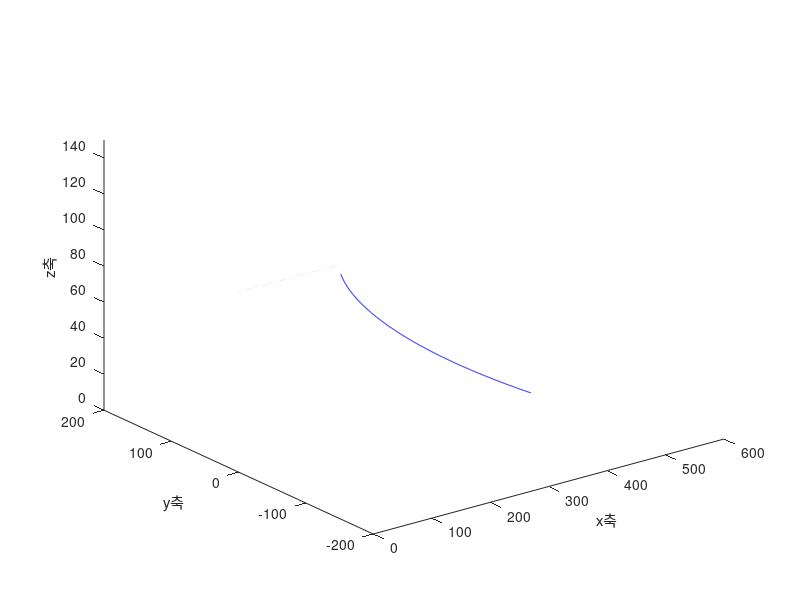

This chart was generated by the following MATLAB code:
%term_project20230606.m 지대공 미사일 방어 시뮬레이션 스크립트

height_fighter=100;%전투기의 좌표z값
Speed_fighter=30; %전투기의 속도값 (정확도를 위해 임의의 값으로 나눔)
fighter=[0,0,height_fighter];%전투기의 좌표
fighter_startpoint=[fighter(1),fighter(2),fighter(3)];%시작지점

location_missile=500; %미사일의 좌표 x값
Speed_misssile=60; %미사일 속도값 (정확도를 위해 임의의 값으로 나눔)
missile=[location_missile,0,0];%미사일 좌표
missile_startpoint=[missile(1),missile(2),missile(3)];%미사일 시작지점

distance=sqrt(((missile(1)-fighter(1))^2+((missile(2)-fighter(2))^2))+((missile(3)-fighter(3))^2));%전투기와 미사일의 거리

while distance>5

    x_f=linspace(fighter_startpoint(1),fighter(1),5);
    y_f=linspace(fighter_startpoint(2),fighter(2),5);
    z_f=linspace(fighter_startpoint(3),fighter(3),5);
    %전투기 궤적그래프 그리기 위한 전투기위치에서 시작지점까지의 배열

    x_m=linspace(missile_startpoint(1),missile(1),5);
    y_m=linspace(missile_startpoint(2),missile(2),5);
    z_m=linspace(missile_startpoint(3),missile(3),5);
    %미사일 궤적그래프 그리기 위한 미사일 위치에서 시작지점까지의 배열

    plot3(x_f,y_f,z_f,'r',x_m,y_m,z_m,'b') %전투기와 미사일 그래프
    xlabel('x축'),ylabel('y축'),zlabel('z축'),grid;
    xlim([0,600]),ylim([-200,200]),zlim([0,150]);%그래프 보여지는 범위
    drawnow %그래프 바로 그리기
    hold on %그래프 중첩해서 그리기
    

    normalizedvector=(fighter-missile)/norm(fighter-missile);
    %미사일에서 전투기까지의 크기가 1인 방향벡터 계산
    
    fighter_startpoint=fighter;%전투기의 궤적을 그리기위해 현재위치를 시작지점으로 설정
    missile_startpoint=missile;%미사일의 궤적을 그리기 위해 현재위치를 시작지점으로 설정
    fighter=fighter+[Speed_fighter,0,0]*0.03;%전투기 이동 후 좌표설정 시간증분 0.03초
    missile=missile+normalizedvector*Speed_misssile*0.03;%미사일 이동 후 좌표설정 시간증분 0.03초
    

    distance=sqrt(((missile(1)-fighter(1))^2+((missile(2)-fighter(2))^2))+((missile(3)-fighter(3))^2));
    %전투기와 미사일 거리계산
  
end
